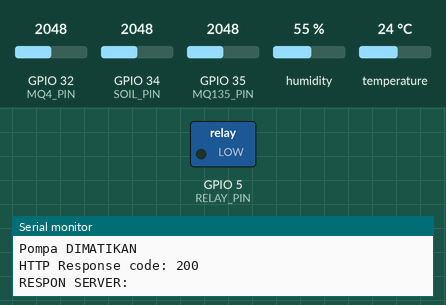
The sketch below on a simulated ESP32. Shown: switched loads named in the sketch (green lamp = pin HIGH), the last lines printed to the serial monitor. Inputs (shaded band) come from the test bench; at power-on: GPIO 34 (SOIL_PIN) = 2048, GPIO 32 (MQ4_PIN) = 2048, GPIO 35 (MQ135_PIN) = 2048, humidity 55 %, temperature 24 °C. WiFi joins after 1.5 s; servers stay silent unless stated; uploads are accepted with an empty reply.

Above: at 2.7 s.
2.8 s: GPIO 34 (SOIL_PIN) set to 1630
5.7 s: GPIO 34 (SOIL_PIN) set to 1556
At 7.1 s:
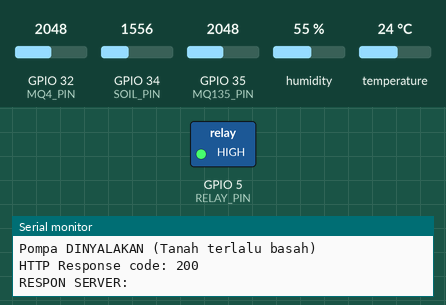
8.6 s: GPIO 34 (SOIL_PIN) set to 2866
At 10.8 s:
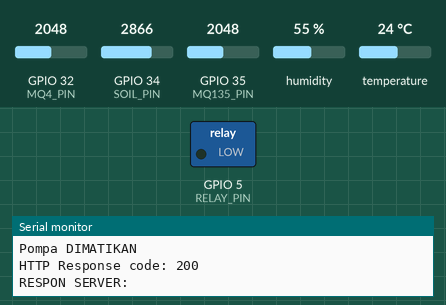
11.9 s: GPIO 34 (SOIL_PIN) set to 1228
At 13.3 s:
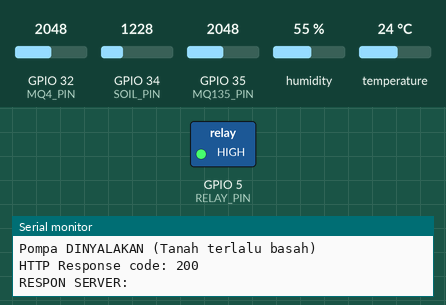
Timing chart, 0 to 14.9 s (numbered marks = the images above; inputs shaded):
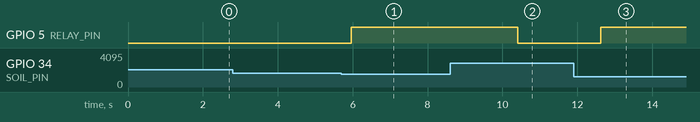

The sketch:

monitoring_padi_kalibrasi.ino
```cpp
#include <WiFi.h>
#include <HTTPClient.h>
#include <DHT.h>

// === WiFi Config ===
const char* ssid = "Poco X5 Pro 5G";
const char* password = "87654321";

// === Server Laravel ===
const char* serverName = "https://ecofarm.tifpsdku.com/api/sensor";

// === Sensor Pins ===
#define SOIL_PIN 34
#define DHT_PIN 4
#define MQ135_PIN 35
#define MQ4_PIN 32
#define RELAY_PIN 5

#define DHTTYPE DHT22
DHT dht(DHT_PIN, DHTTYPE);

// === Thresholds
const int SOIL_DRY_THRESHOLD = 30;
const int SOIL_WET_THRESHOLD = 60;
bool pumpState = false;

// === Kalibrasi MQ-4 ===
const float Ro = 1.71;      // nilai rata-rata Ro dari kalibrasi
const float RL = 10.0;      // resistor beban (kOhm)
const float a = 4.4;        // konstanta dari datasheet MQ-4
const float b = -2.2;

void setup() {
  Serial.begin(115200);

  Serial.print("Menghubungkan WiFi");
  WiFi.begin(ssid, password);
  while (WiFi.status() != WL_CONNECTED) {
    delay(500);
    Serial.print(".");
  }
  Serial.println("\nWiFi Connected");

  pinMode(RELAY_PIN, OUTPUT);
  digitalWrite(RELAY_PIN, LOW); // Pompa off

  dht.begin();
}

void loop() {
  // === Baca Sensor ===
  int soilRaw = analogRead(SOIL_PIN);
  float soilPercent = constrain(map(soilRaw, 4095, 0, 0, 100), 0, 100);

  float temp = dht.readTemperature();
  float hum = dht.readHumidity();

  if (isnan(temp) || isnan(hum)) {
    Serial.println("Gagal baca DHT22, gunakan nilai 0");
    temp = 0.0;
    hum = 0.0;
  }

  int mq135 = analogRead(MQ135_PIN);
  int mq4Raw = analogRead(MQ4_PIN);

  // === Hitung ppm CH₄ dari MQ-4 ===
  float voltage = mq4Raw * (5.0 / 4095.0);  // ADC 12-bit
  float Rs = ((5.0 - voltage) / voltage) * RL;
  float ratio = Rs / Ro;
  float ppmCH4 = a * pow(ratio, b);
  ppmCH4 = constrain(ppmCH4, 0, 10000); // batas maksimum ppm

  // === Konversi ke Persentase Gas Metana
  float persenCH4 = ppmCH4 / 10000.0 * 100.0;

  // === Tampilkan ke Serial
  Serial.println("===================================");
  Serial.print("Soil Moisture (%): "); Serial.println(soilPercent);
  Serial.print("Temperature (*C): "); Serial.println(temp);
  Serial.print("Humidity (%):     "); Serial.println(hum);
  Serial.print("MQ135:            "); Serial.println(mq135);
  Serial.print("MQ4 Raw:          "); Serial.println(mq4Raw);
  Serial.print("MQ4 CH4 (ppm):    "); Serial.println(ppmCH4);
  Serial.print("CH4 (%):          "); Serial.println(persenCH4, 2);

  // === Kontrol Pompa
  if (soilPercent > SOIL_WET_THRESHOLD) {
  digitalWrite(RELAY_PIN, HIGH);  // Pompa ON
  Serial.println("Pompa DINYALAKAN (Tanah terlalu basah)");
} else {
  digitalWrite(RELAY_PIN, LOW);   // Pompa OFF
  Serial.println("Pompa DIMATIKAN");
}

  // === Kirim ke Server
  if (WiFi.status() == WL_CONNECTED) {
    HTTPClient http;
    http.begin(serverName);
    http.addHeader("Content-Type", "application/json");

    String jsonData = "{";
    jsonData += "\"kelembapan_tanah\":" + String(soilPercent, 1) + ",";
    jsonData += "\"suhu\":" + String(temp, 1) + ",";
    jsonData += "\"gas_karbon\":" + String(mq135) + ",";
    jsonData += "\"gas_metana\":" + String(persenCH4, 2);  // Hanya kirim dalam persen
    jsonData += "}";

    int httpResponseCode = http.POST(jsonData);
    Serial.print("HTTP Response code: ");
    Serial.println(httpResponseCode);

    if (httpResponseCode > 0) {
      String response = http.getString();
      Serial.println("RESPON SERVER:");
      Serial.println(response);
    } else {
      Serial.println("Gagal kirim data ke server!");
    }

    http.end();
  } else {
    Serial.println("WiFi belum terhubung!");
  }

  delay(2000);
}
```

Measured:
- the behaviour switches between 1598 and 1597 on GPIO 34 (SOIL_PIN) (found by bisection; images 0 and 1)
- after the input at 5.7 s, GPIO 5 (RELAY_PIN): LOW → HIGH after 0.26 s
- after the input at 8.6 s, GPIO 5 (RELAY_PIN): HIGH → LOW after 1.8 s
- after the input at 11.9 s, GPIO 5 (RELAY_PIN): LOW → HIGH after 0.72 s
